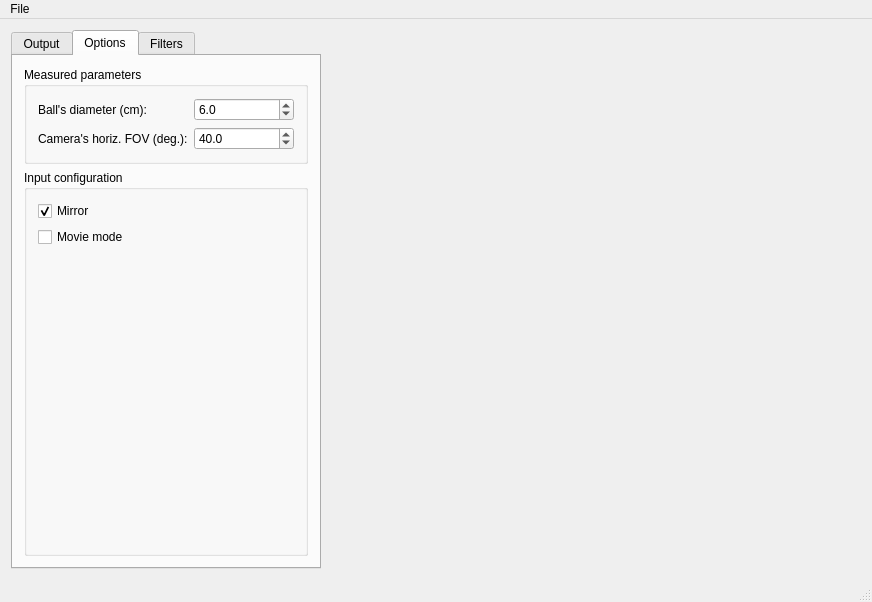
<?xml version="1.0" encoding="UTF-8"?>
<ui version="4.0">
 <class>MainWindow</class>
 <widget class="QMainWindow" name="MainWindow">
  <property name="geometry">
   <rect>
    <x>0</x>
    <y>0</y>
    <width>872</width>
    <height>602</height>
   </rect>
  </property>
  <property name="windowTitle">
   <string>MainWindow</string>
  </property>
  <widget class="QWidget" name="centralWidget">
   <layout class="QHBoxLayout" name="horizontalLayout" stretch="0,1,1">
    <item>
     <widget class="QTabWidget" name="tabWidget">
      <property name="currentIndex">
       <number>1</number>
      </property>
      <widget class="QWidget" name="tab_3">
       <attribute name="title">
        <string>Output</string>
       </attribute>
       <layout class="QVBoxLayout" name="verticalLayout_8">
        <item>
         <widget class="QGroupBox" name="groupBox_4">
          <property name="title">
           <string>Detected ball properties</string>
          </property>
          <layout class="QVBoxLayout" name="verticalLayout_7">
           <item>
            <widget class="QTextBrowser" name="outTextBrowser">
             <property name="textInteractionFlags">
              <set>Qt::LinksAccessibleByKeyboard|Qt::LinksAccessibleByMouse|Qt::TextBrowserInteraction|Qt::TextSelectableByKeyboard|Qt::TextSelectableByMouse</set>
             </property>
            </widget>
           </item>
          </layout>
         </widget>
        </item>
       </layout>
      </widget>
      <widget class="QWidget" name="tab_2">
       <attribute name="title">
        <string>Options</string>
       </attribute>
       <layout class="QVBoxLayout" name="verticalLayout_3">
        <item>
         <widget class="QGroupBox" name="groupBox_3">
          <property name="title">
           <string>Measured parameters</string>
          </property>
          <layout class="QVBoxLayout" name="verticalLayout_6">
           <item>
            <layout class="QGridLayout" name="gridLayout_2">
             <item row="0" column="0">
              <widget class="QLabel" name="label_7">
               <property name="text">
                <string>Ball's diameter (cm):</string>
               </property>
              </widget>
             </item>
             <item row="0" column="1">
              <widget class="QDoubleSpinBox" name="diameterDoubleSpinBox">
               <property name="decimals">
                <number>1</number>
               </property>
               <property name="minimum">
                <double>0.000000000000000</double>
               </property>
               <property name="maximum">
                <double>100.000000000000000</double>
               </property>
               <property name="singleStep">
                <double>0.500000000000000</double>
               </property>
               <property name="value">
                <double>6.000000000000000</double>
               </property>
              </widget>
             </item>
             <item row="1" column="0">
              <widget class="QLabel" name="label_8">
               <property name="text">
                <string>Camera's horiz. FOV (deg.):</string>
               </property>
              </widget>
             </item>
             <item row="1" column="1">
              <widget class="QDoubleSpinBox" name="fovDoubleSpinBox">
               <property name="decimals">
                <number>1</number>
               </property>
               <property name="minimum">
                <double>0.100000000000000</double>
               </property>
               <property name="maximum">
                <double>360.000000000000000</double>
               </property>
               <property name="singleStep">
                <double>5.000000000000000</double>
               </property>
               <property name="value">
                <double>40.000000000000000</double>
               </property>
              </widget>
             </item>
            </layout>
           </item>
          </layout>
         </widget>
        </item>
        <item>
         <widget class="QGroupBox" name="groupBox_2">
          <property name="title">
           <string>Input configuration</string>
          </property>
          <layout class="QVBoxLayout" name="verticalLayout_4">
           <item>
            <widget class="QCheckBox" name="mirrorCheckBox">
             <property name="text">
              <string>Mirror</string>
             </property>
             <property name="checked">
              <bool>true</bool>
             </property>
            </widget>
           </item>
           <item>
            <widget class="QCheckBox" name="checkBox">
             <property name="text">
              <string>Movie mode</string>
             </property>
            </widget>
           </item>
           <item>
            <spacer name="verticalSpacer">
             <property name="orientation">
              <enum>Qt::Vertical</enum>
             </property>
             <property name="sizeHint" stdset="0">
              <size>
               <width>20</width>
               <height>40</height>
              </size>
             </property>
            </spacer>
           </item>
          </layout>
         </widget>
        </item>
       </layout>
      </widget>
      <widget class="QWidget" name="tab">
       <attribute name="title">
        <string>Filters</string>
       </attribute>
       <layout class="QVBoxLayout" name="verticalLayout_2">
        <item>
         <widget class="QGroupBox" name="groupBox">
          <property name="title">
           <string>Filters' parameters</string>
          </property>
          <layout class="QVBoxLayout" name="verticalLayout_5">
           <item>
            <layout class="QGridLayout" name="gridLayout" columnstretch="0,1">
             <item row="2" column="1">
              <widget class="QScrollBar" name="parSatScrollBar">
               <property name="maximum">
                <number>255</number>
               </property>
               <property name="singleStep">
                <number>8</number>
               </property>
               <property name="pageStep">
                <number>32</number>
               </property>
               <property name="value">
                <number>90</number>
               </property>
               <property name="orientation">
                <enum>Qt::Horizontal</enum>
               </property>
              </widget>
             </item>
             <item row="4" column="1">
              <widget class="QScrollBar" name="parOpenScrollBar">
               <property name="maximum">
                <number>20</number>
               </property>
               <property name="value">
                <number>5</number>
               </property>
               <property name="orientation">
                <enum>Qt::Horizontal</enum>
               </property>
              </widget>
             </item>
             <item row="1" column="1">
              <widget class="QScrollBar" name="parHueScrollBar">
               <property name="maximum">
                <number>120</number>
               </property>
               <property name="value">
                <number>10</number>
               </property>
               <property name="orientation">
                <enum>Qt::Horizontal</enum>
               </property>
              </widget>
             </item>
             <item row="4" column="0">
              <widget class="QLabel" name="label_3">
               <property name="text">
                <string>Open:</string>
               </property>
              </widget>
             </item>
             <item row="5" column="0">
              <widget class="QLabel" name="label_4">
               <property name="text">
                <string>Close:</string>
               </property>
              </widget>
             </item>
             <item row="3" column="1">
              <widget class="QScrollBar" name="parValScrollBar">
               <property name="maximum">
                <number>255</number>
               </property>
               <property name="singleStep">
                <number>8</number>
               </property>
               <property name="pageStep">
                <number>32</number>
               </property>
               <property name="value">
                <number>0</number>
               </property>
               <property name="orientation">
                <enum>Qt::Horizontal</enum>
               </property>
              </widget>
             </item>
             <item row="5" column="1">
              <widget class="QScrollBar" name="parCloseScrollBar">
               <property name="maximum">
                <number>20</number>
               </property>
               <property name="value">
                <number>0</number>
               </property>
               <property name="orientation">
                <enum>Qt::Horizontal</enum>
               </property>
              </widget>
             </item>
             <item row="2" column="0">
              <widget class="QLabel" name="label">
               <property name="text">
                <string>Saturation thresh.: </string>
               </property>
              </widget>
             </item>
             <item row="1" column="0">
              <widget class="QLabel" name="label_5">
               <property name="text">
                <string>Hue thresh.:</string>
               </property>
              </widget>
             </item>
             <item row="3" column="0">
              <widget class="QLabel" name="label_2">
               <property name="text">
                <string>Value thresh.:</string>
               </property>
              </widget>
             </item>
             <item row="0" column="0">
              <widget class="QLabel" name="label_6">
               <property name="text">
                <string>Filtered hue:</string>
               </property>
              </widget>
             </item>
             <item row="0" column="1">
              <widget class="QScrollBar" name="hueScrollBar">
               <property name="maximum">
                <number>255</number>
               </property>
               <property name="singleStep">
                <number>8</number>
               </property>
               <property name="pageStep">
                <number>32</number>
               </property>
               <property name="value">
                <number>90</number>
               </property>
               <property name="orientation">
                <enum>Qt::Horizontal</enum>
               </property>
              </widget>
             </item>
            </layout>
           </item>
           <item>
            <spacer name="verticalSpacer_2">
             <property name="orientation">
              <enum>Qt::Vertical</enum>
             </property>
             <property name="sizeHint" stdset="0">
              <size>
               <width>20</width>
               <height>40</height>
              </size>
             </property>
            </spacer>
           </item>
          </layout>
         </widget>
        </item>
       </layout>
      </widget>
     </widget>
    </item>
    <item>
     <widget class="MatWidget" name="picWidget" native="true"/>
    </item>
    <item>
     <widget class="GLWidget" name="visGLWidget" native="true"/>
    </item>
   </layout>
  </widget>
  <widget class="QMenuBar" name="menuBar">
   <property name="geometry">
    <rect>
     <x>0</x>
     <y>0</y>
     <width>872</width>
     <height>25</height>
    </rect>
   </property>
   <widget class="QMenu" name="menuFile">
    <property name="title">
     <string>File</string>
    </property>
    <addaction name="actionQuit"/>
   </widget>
   <addaction name="menuFile"/>
  </widget>
  <widget class="QStatusBar" name="statusBar"/>
  <action name="actionQuit">
   <property name="text">
    <string>Quit</string>
   </property>
   <property name="shortcut">
    <string>Ctrl+Q</string>
   </property>
  </action>
 </widget>
 <layoutdefault spacing="6" margin="11"/>
 <customwidgets>
  <customwidget>
   <class>MatWidget</class>
   <extends>QWidget</extends>
   <header>matwidget.h</header>
   <container>1</container>
  </customwidget>
  <customwidget>
   <class>GLWidget</class>
   <extends>QWidget</extends>
   <header>glwidget.h</header>
   <container>1</container>
  </customwidget>
 </customwidgets>
 <resources/>
 <connections>
  <connection>
   <sender>actionQuit</sender>
   <signal>triggered()</signal>
   <receiver>MainWindow</receiver>
   <slot>close()</slot>
   <hints>
    <hint type="sourcelabel">
     <x>-1</x>
     <y>-1</y>
    </hint>
    <hint type="destinationlabel">
     <x>435</x>
     <y>289</y>
    </hint>
   </hints>
  </connection>
 </connections>
</ui>
